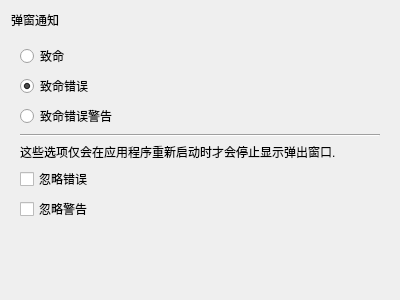
<?xml version="1.0" encoding="UTF-8"?>
<ui version="4.0">
 <class>WkfLogNotificationsPrefWidget</class>
 <widget class="QWidget" name="WkfLogNotificationsPrefWidget">
  <property name="geometry">
   <rect>
    <x>0</x>
    <y>0</y>
    <width>400</width>
    <height>300</height>
   </rect>
  </property>
  <property name="windowTitle">
   <string>通知</string>
  </property>
  <layout class="QVBoxLayout" name="verticalLayout_2">
   <item>
    <widget class="QLabel" name="label_2">
     <property name="text">
      <string>弹窗通知</string>
     </property>
    </widget>
   </item>
   <item>
    <widget class="QFrame" name="notificationsBox">
     <property name="frameShape">
      <enum>QFrame::NoFrame</enum>
     </property>
     <layout class="QVBoxLayout" name="verticalLayout">
      <item>
       <widget class="QRadioButton" name="notificationLevel1">
        <property name="text">
         <string>致命</string>
        </property>
       </widget>
      </item>
      <item>
       <widget class="QRadioButton" name="notificationLevel2">
        <property name="text">
         <string>致命错误</string>
        </property>
        <property name="checked">
         <bool>true</bool>
        </property>
       </widget>
      </item>
      <item>
       <widget class="QRadioButton" name="notificationLevel3">
        <property name="text">
         <string>致命错误警告</string>
        </property>
       </widget>
      </item>
      <item>
       <widget class="Line" name="line">
        <property name="orientation">
         <enum>Qt::Horizontal</enum>
        </property>
       </widget>
      </item>
      <item>
       <widget class="QLabel" name="label">
        <property name="text">
         <string>这些选项仅会在应用程序重新启动时才会停止显示弹出窗口.</string>
        </property>
        <property name="wordWrap">
         <bool>true</bool>
        </property>
       </widget>
      </item>
      <item>
       <widget class="QCheckBox" name="ignoreErrors">
        <property name="text">
         <string>忽略错误</string>
        </property>
       </widget>
      </item>
      <item>
       <widget class="QCheckBox" name="ignoreWarnings">
        <property name="text">
         <string>忽略警告</string>
        </property>
       </widget>
      </item>
     </layout>
    </widget>
   </item>
   <item>
    <spacer name="verticalSpacer">
     <property name="orientation">
      <enum>Qt::Vertical</enum>
     </property>
     <property name="sizeHint" stdset="0">
      <size>
       <width>20</width>
       <height>40</height>
      </size>
     </property>
    </spacer>
   </item>
  </layout>
 </widget>
 <resources/>
 <connections/>
</ui>
